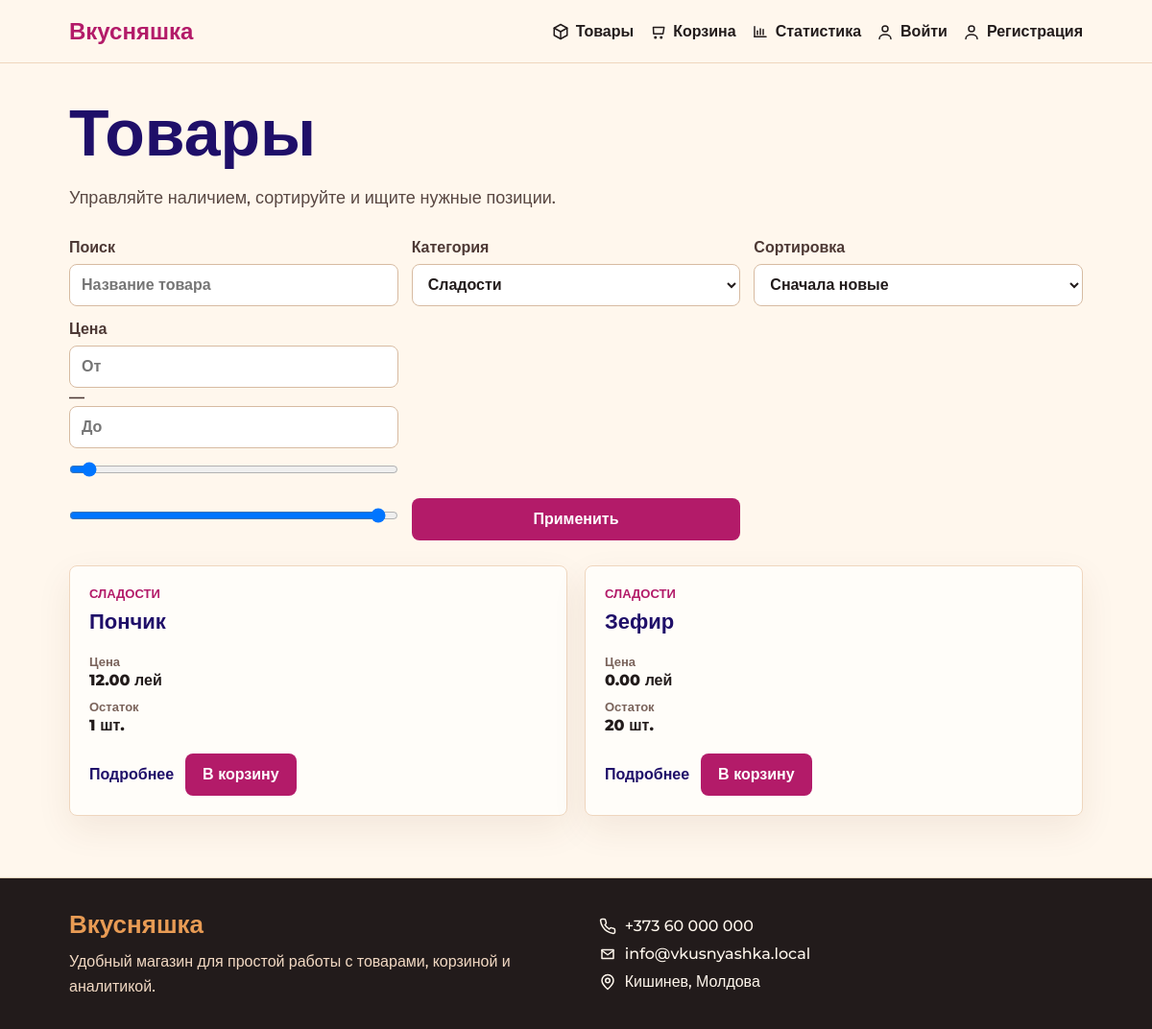
The page /products?category_id=1 on the database its author committed.
### tables this page shows
CREATE TABLE products (
                id INTEGER PRIMARY KEY AUTOINCREMENT,
                name TEXT NOT NULL,
                price REAL NOT NULL CHECK(price >= 0),
                stock INTEGER NOT NULL DEFAULT 0,
                category_id INTEGER,
                created_at TEXT NOT NULL,
                FOREIGN KEY (category_id) REFERENCES categories(id)
            );

CREATE TABLE categories (
                id INTEGER PRIMARY KEY AUTOINCREMENT,
                name TEXT NOT NULL UNIQUE
            );

### products.py (the view)
@products_bp.route("/items")
@products_bp.route("/products")
def products():
    category_id = request.args.get("category_id", type=int)
    sort = request.args.get("sort", "new")
    search = request.args.get("search", "").strip()
    price_min = request.args.get("price_min")
    price_max = request.args.get("price_max")
    products = get_products(
        category_id=category_id,
        sort=sort,
        search=search or None,
        min_price=price_min,
        max_price=price_max,
    )
    price_bounds = get_price_bounds()
    return render_template(
        "products.html",
        products=products,
        categories=get_categories(),
        selected_category=category_id,
        sort=sort,
        search=search,
        price_min=price_min,
        price_max=price_max,
        price_bounds=price_bounds,
    )

### auth.py (called while the page is built)
@auth_bp.before_app_request
def load_logged_in_user():
    user_id = session.get("user_id")
    if user_id is None:
        g.user = None
    else:
        g.user = get_user_by_id(user_id)

@auth_bp.app_context_processor
def inject_user():
    return {
        "current_user": g.get("user"),
        "cart_item_count": get_cart_item_count(),
        "csrf_token": generate_csrf_token(),
    }

### models.py (called while the page is built, shortened)
def get_db():
    if "db" not in g:
        g.db = sqlite3.connect(current_app.config["DB_PATH"], detect_types=sqlite3.PARSE_DECLTYPES)
        g.db.row_factory = sqlite3.Row
        g.db.execute("PRAGMA foreign_keys = ON")
    return g.db

def get_categories():
    conn = get_db()
    return conn.execute("SELECT * FROM categories ORDER BY name").fetchall()

def get_products(category_id=None, sort="new", search=None, min_price=None, max_price=None):
    order_by = {
        "new": "p.created_at DESC",
        "name": "p.name ASC",
        "price_asc": "p.price ASC",
        "price_desc": "p.price DESC",
        "stock": "p.stock DESC",
    }
    query = """
        SELECT p.*, c.name AS category_name
        FROM products p
        LEFT JOIN categories c ON c.id = p.category_id
    """
    conditions = []
    params = []
    if category_id:
        conditions.append("p.category_id = ?")
        params.append(category_id)
    if search:
        conditions.append("LOWER(p.name) LIKE ?")
        params.append(f"%{search.lower()}%")
    if conditions:
        query += " WHERE " + " AND ".join(conditions)
    query += f" ORDER BY {order_by.get(sort, 'p.created_at DESC')}"
    conn = get_db()
    return conn.execute(query, params).fetchall()

def get_price_bounds():
    conn = get_db()
    row = conn.execute("SELECT COALESCE(MIN(price), 0) AS min_price, COALESCE(MAX(price), 0) AS max_price FROM products").fetchone()
    return row["min_price"], row["max_price"]

### utils.py (called while the page is built, shortened)
def parse_cart_cookie(cookie_value):
    if not cookie_value:
        return {}

def get_cart_item_count():
    cart = parse_cart_cookie(request.cookies.get("cart"))
    return sum(cart.values())

def generate_csrf_token():
    token = session.get("csrf_token")
    if not token:
        token = secrets.token_urlsafe(16)
        session["csrf_token"] = token
    return token

### templates/products.html (shortened to what this page needs)
{% extends "base.html" %}
{% block content %}
<section class="page-head">
    <div>
        <h1>Товары</h1>
        <p>Управляйте наличием, сортируйте и ищите нужные позиции.</p>
    </div>
</section>
<form class="filters" method="get">
    <label>
        Поиск
        <input type="search" name="search" placeholder="Название товара" value="{{ search }}">
    </label>
    <label>
        Категория
        <select name="category_id">
            {% for category in categories %}
                <option value="{{ category.id }}" {% if selected_category == category.id %}selected{% endif %}>
                    {{ category.name }}
                </option>
            {% endfor %}
        </select>
    </label>
    <label>
        Сортировка
        <select name="sort">
            <option value="new" {% if sort == "new" %}selected{% endif %}>Сначала новые</option>
        </select>
    </label>
    <label>
        Цена
        <div class="price-range">
            <div>
                <input type="number" step="0.01" name="price_min" id="price_min_input" placeholder="От" value="{{ price_min or '' }}">
                —
                <input type="number" step="0.01" name="price_max" id="price_max_input" placeholder="До" value="{{ price_max or '' }}">
            </div>
            <div class="range-sliders">
                <input type="range" id="price_min_range" min="{{ price_bounds[0] }}" max="{{ price_bounds[1] }}" value="{{ price_min or price_bounds[0] }}">
                <input type="range" id="price_max_range" min="{{ price_bounds[0] }}" max="{{ price_bounds[1] }}" value="{{ price_max or price_bounds[1] }}">
            </div>
        </div>
    </label>
    <button type="submit">Применить</button>
</form>
{% if products %}
    <div class="product-grid">
        {% for product in products %}
            <article class="card">
                <div>
                    <p class="category">{{ product.category_name or "Без категории" }}</p>
                    <h2>{{ product.name }}</h2>
                </div>
                <dl>
                    <div>
                        <dt>Цена</dt>
                        <dd>{{ "%.2f"|format(product.price) }} лей</dd>
                    </div>
                    <div>
                        <dt>Остаток</dt>
                        <dd>{{ product.stock }} шт.</dd>
                    </div>
                </dl>
                <div class="card-actions">
                    <a class="text-link" href="{{ url_for('products.product_detail', product_id=product.id) }}">Подробнее</a>
                    <form class="card-form" method="post" action="{{ url_for('cart.add_to_cart', product_id=product.id) }}">
                        <button class="button" type="submit" {% if product.stock == 0 %}disabled{% endif %}>
                            В корзину
                        </button>
                    </form>
                </div>
            </article>
        {% endfor %}
    </div>
{% else %}
    <section class="empty">
        <h2>Товаров пока нет</h2>
        <p>Добавьте первую запись через форму.</p>
    </section>
{% endif %}
{% endblock %}

### static/style.css (style rules this page uses)
* { margin: 0; padding: 0; box-sizing: border-box; }
body { min-height: 100vh; display: flex; flex-direction: column; color: #221b1b; background: #fff7ed; font-family: Montserrat, Arial, sans-serif; font-weight: 500; overflow-x: hidden; }
a { color: inherit; text-decoration: none; }
.hero-text, .page-head, .form-page, .detail, .empty, .table-section, .stats-grid, .filters { animation: fadeUp 0.7s ease both; }
.hero h1, .page-head h1, .form-page h1, .detail h1, .empty h1 { color: #1f0f69; font-size: clamp(34px, 6vw, 68px); line-height: 1.05; font-weight: 800; }
.hero p, .page-head p, .empty p { margin-top: 18px; color: #594843; font-size: 18px; line-height: 1.7; }
.button, button { display: inline-flex; justify-content: center; align-items: center; min-height: 44px; border: 0; border-radius: 8px; padding: 12px 18px; background: #b31b69; color: #fff; font: inherit; font-weight: 700; cursor: pointer; gap: 8px; transition: background 0.2s ease, box-shadow 0.2s ease, transform 0.2s ease; }
.page-head { display: flex; align-items: center; justify-content: space-between; gap: 24px; margin-bottom: 26px; }
.filters, .product-form { display: grid; grid-template-columns: repeat(3, minmax(180px, 1fr)); gap: 14px; align-items: end; margin-bottom: 26px; }
label { display: grid; gap: 8px; color: #4d3935; font-weight: 700; }
input, select { width: 100%; min-height: 44px; border: 1px solid #d7bba2; border-radius: 8px; padding: 10px 12px; background: #fff; color: #221b1b; font: inherit; }
.product-grid { display: grid; grid-template-columns: repeat(auto-fit, minmax(240px, 1fr)); gap: 18px; }
.card-actions { display: flex; gap: 12px; flex-wrap: wrap; align-items: center; }
.card, .stat, .detail, .table-section, .empty, .form-page { border: 1px solid #efd6be; border-radius: 8px; background: #fffdf9; box-shadow: 0 14px 36px rgba(96, 55, 21, 0.08); }
.card { min-height: 230px; display: flex; flex-direction: column; justify-content: space-between; gap: 20px; padding: 20px; animation: fadeUp 0.55s ease both; transition: border-color 0.2s ease, box-shadow 0.2s ease, transform 0.2s ease; }
.card:nth-child(2n) { animation-delay: 0.05s; }
.category { color: #b31b69; font-size: 13px; font-weight: 800; text-transform: uppercase; }
.card h2 { margin-top: 8px; color: #1f0f69; font-size: 22px; }
dl { display: grid; gap: 10px; }
dt { color: #7a635b; font-size: 13px; font-weight: 700; }
dd { margin-top: 2px; font-weight: 800; }
.text-link { color: #1f0f69; font-weight: 800; }

### rows shown on the page
products: name "СЛАДОСТИ", name "Пончик", price "12.00", stock "1"
products: name "СЛАДОСТИ", name "Зефир", price "0.00", stock "20"

### other values the page prints
form field category_id "Сладости"
